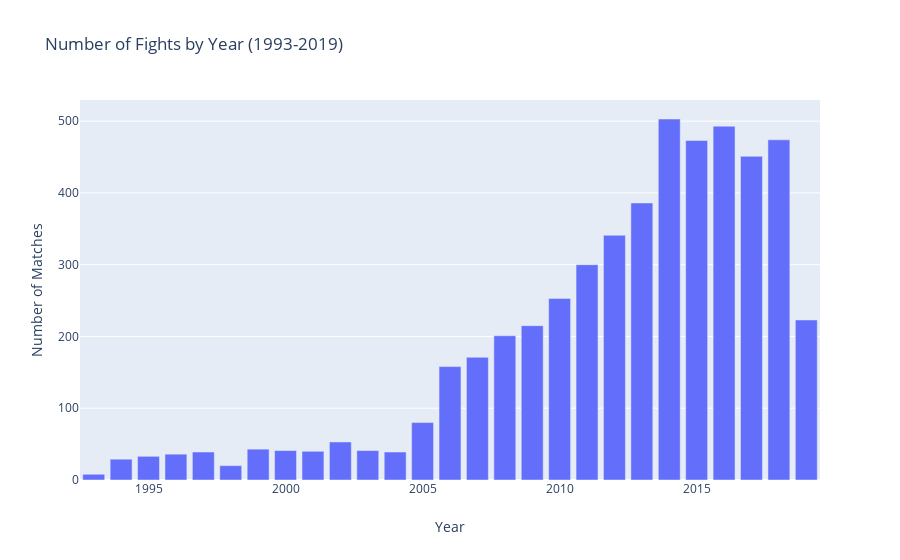

Notebook cell for this chart:
### Markdown cell above
Donald Cerrone and Jim Miller get the top with 32 participations in events fight.<br>
It's time to see how UFC have made events by the years.

### Code cell
data['year'] = data['date'].apply(lambda x : x.split('-')[0])
values = data['year'].value_counts().sort_values(ascending=False)
labels = values.index
trace = go.Bar(x=labels, y=values)
layout = go.Layout(title='Number of Fights by Year (1993-2019)',
                  xaxis = {'title' : 'Year'},
                  yaxis = {'title' : 'Number of Matches'})
fig = go.Figure(data=trace, layout=layout)
iplot(fig)

### Figure 1 — Plotly figure (JSON) as saved in the notebook; plotly's stock layout.template omitted (floating-point values rounded to 4 significant figures)
{"data": [{"type": "bar", "x": ["2014", "2016", "2018", "2015", "2017", "2013", "2012", "2011", "2010", "2019", "2009", "2008", "2007", "2006", "2005", "2002", "1999", "2003", "2000", "2001", "1997", "2004", "1996", "1995", "1994", "1998", "1993"], "y": [503, 493, 474, 473, 451, 386, 341, 300, 253, 223, 215, 201, 171, 158, 80, 53, 43, 41, 41, 40, 39, 39, 36, 33, 29, 20, 8]}], "layout": {"title": {"text": "Number of Fights by Year (1993-2019)"}, "xaxis": {"title": {"text": "Year"}}, "yaxis": {"title": {"text": "Number of Matches"}}}}
